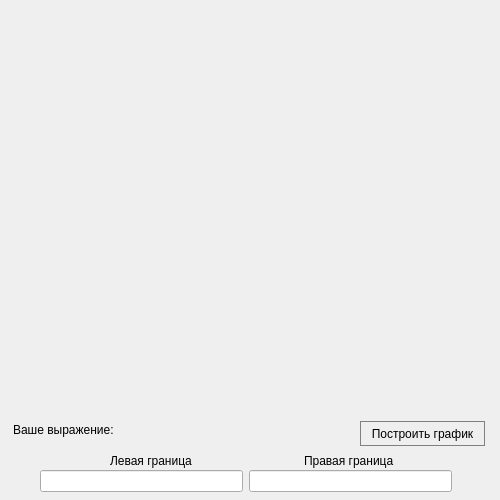
<?xml version="1.0" encoding="UTF-8"?>
<ui version="4.0">
 <class>Graph</class>
 <widget class="QWidget" name="Graph">
  <property name="geometry">
   <rect>
    <x>0</x>
    <y>0</y>
    <width>500</width>
    <height>500</height>
   </rect>
  </property>
  <property name="minimumSize">
   <size>
    <width>500</width>
    <height>500</height>
   </size>
  </property>
  <property name="maximumSize">
   <size>
    <width>500</width>
    <height>500</height>
   </size>
  </property>
  <property name="windowTitle">
   <string>Graphic</string>
  </property>
  <widget class="QCustomPlot" name="widget" native="true">
   <property name="geometry">
    <rect>
     <x>0</x>
     <y>0</y>
     <width>500</width>
     <height>400</height>
    </rect>
   </property>
   <property name="minimumSize">
    <size>
     <width>500</width>
     <height>400</height>
    </size>
   </property>
   <property name="maximumSize">
    <size>
     <width>500</width>
     <height>400</height>
    </size>
   </property>
  </widget>
  <widget class="QPushButton" name="pushButton_postroit">
   <property name="geometry">
    <rect>
     <x>360</x>
     <y>421</y>
     <width>125</width>
     <height>25</height>
    </rect>
   </property>
   <property name="minimumSize">
    <size>
     <width>125</width>
     <height>25</height>
    </size>
   </property>
   <property name="styleSheet">
    <string notr="true">QPushButton {
   border: 1px solid gray;
}
QPushButton:pressed {
    background-color: qlineargradient(x1: 0, y1: 0, x2: 0, y2: 1,
                                      stop: 0 #dadbde, stop: 1 #f6f7fa);
}</string>
   </property>
   <property name="text">
    <string>Построить график</string>
   </property>
  </widget>
  <widget class="QWidget" name="layoutWidget">
   <property name="geometry">
    <rect>
     <x>40</x>
     <y>470</y>
     <width>412</width>
     <height>23</height>
    </rect>
   </property>
   <layout class="QHBoxLayout" name="horizontalLayout">
    <item>
     <widget class="QLineEdit" name="lineEdit_min">
      <property name="minimumSize">
       <size>
        <width>200</width>
        <height>0</height>
       </size>
      </property>
     </widget>
    </item>
    <item>
     <widget class="QLineEdit" name="lineEdit_max">
      <property name="minimumSize">
       <size>
        <width>200</width>
        <height>0</height>
       </size>
      </property>
     </widget>
    </item>
   </layout>
  </widget>
  <widget class="QWidget" name="layoutWidget">
   <property name="geometry">
    <rect>
     <x>110</x>
     <y>450</y>
     <width>284</width>
     <height>22</height>
    </rect>
   </property>
   <layout class="QHBoxLayout" name="horizontalLayout_3">
    <item>
     <widget class="QLabel" name="label_left">
      <property name="text">
       <string>Левая граница</string>
      </property>
     </widget>
    </item>
    <item>
     <spacer name="horizontalSpacer">
      <property name="orientation">
       <enum>Qt::Horizontal</enum>
      </property>
      <property name="sizeHint" stdset="0">
       <size>
        <width>148</width>
        <height>20</height>
       </size>
      </property>
     </spacer>
    </item>
    <item>
     <widget class="QLabel" name="label">
      <property name="text">
       <string>Правая граница</string>
      </property>
     </widget>
    </item>
   </layout>
  </widget>
  <widget class="QWidget" name="layoutWidget">
   <property name="geometry">
    <rect>
     <x>13</x>
     <y>421</y>
     <width>322</width>
     <height>18</height>
    </rect>
   </property>
   <layout class="QHBoxLayout" name="horizontalLayout_2">
    <item>
     <widget class="QLabel" name="label_vashe_virajenie">
      <property name="text">
       <string>Ваше выражение:</string>
      </property>
     </widget>
    </item>
    <item>
     <widget class="QLabel" name="label_formula">
      <property name="minimumSize">
       <size>
        <width>200</width>
        <height>0</height>
       </size>
      </property>
      <property name="text">
       <string/>
      </property>
     </widget>
    </item>
   </layout>
  </widget>
 </widget>
 <customwidgets>
  <customwidget>
   <class>QCustomPlot</class>
   <extends>QWidget</extends>
   <header>qcustomplot.h</header>
   <container>1</container>
  </customwidget>
 </customwidgets>
 <resources/>
 <connections/>
</ui>
